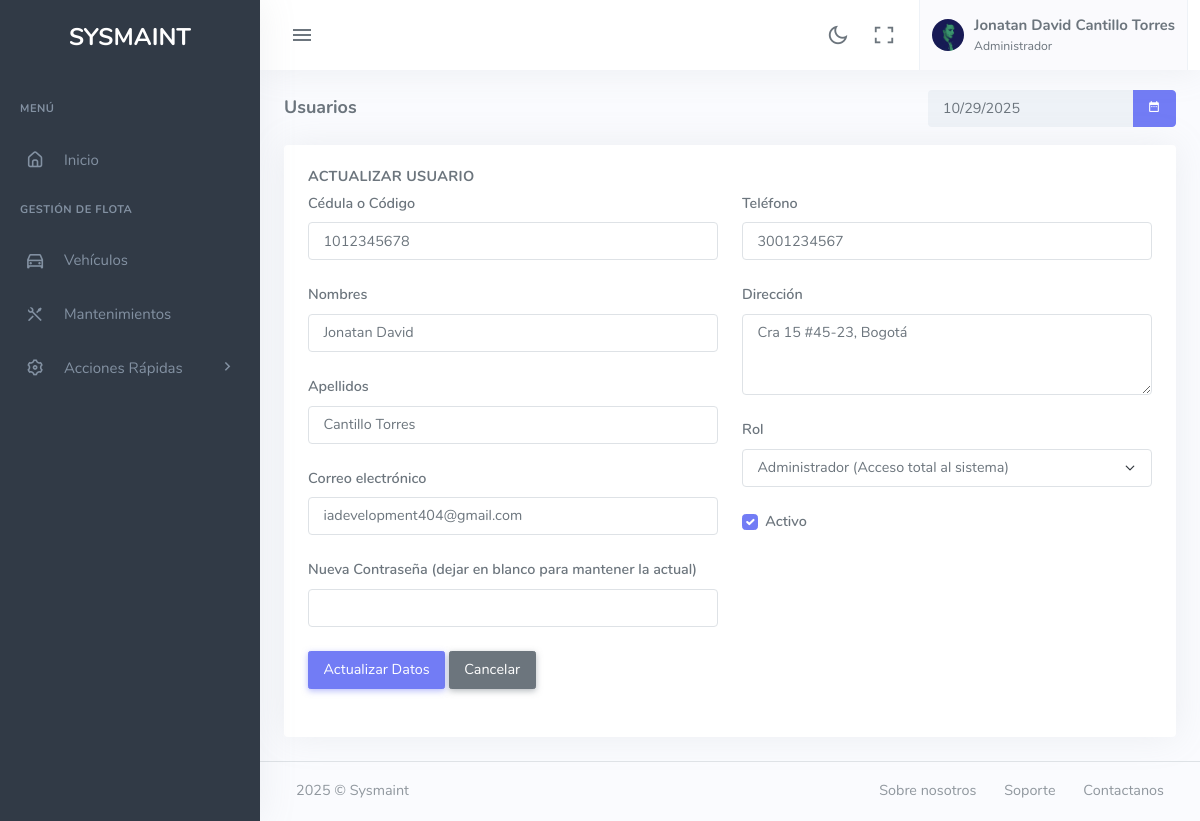
The page /update-usuarios.php?id=1 (signed in) on the database its author committed.
### tables this page shows
CREATE TABLE usuarios (
    id INT AUTO_INCREMENT PRIMARY KEY,
    id_empresa INT NOT NULL,
    code_cc VARCHAR(20) NOT NULL,  
    first_name VARCHAR(100) NOT NULL,
    last_name VARCHAR(100) NOT NULL,
    email VARCHAR(255) NOT NULL UNIQUE,
    password VARCHAR(255) NOT NULL,
    phone VARCHAR(20),
    direccion TEXT,
    rol VARCHAR(50) NOT NULL,  
    imagen_perfil VARCHAR(255),
    estado TINYINT(1) DEFAULT 1,
    created_at TIMESTAMP DEFAULT CURRENT_TIMESTAMP,
    updated_at TIMESTAMP DEFAULT CURRENT_TIMESTAMP ON UPDATE CURRENT_TIMESTAMP,
    FOREIGN KEY (id_empresa) REFERENCES empresas(id),
    FOREIGN KEY (rol) REFERENCES roles(nombre)
);

CREATE TABLE roles (
    id INT AUTO_INCREMENT PRIMARY KEY,
    nombre VARCHAR(50) NOT NULL UNIQUE,
    descripcion TEXT,
    estado TINYINT(1) DEFAULT 1,
    created_at TIMESTAMP DEFAULT CURRENT_TIMESTAMP,
    updated_at TIMESTAMP DEFAULT CURRENT_TIMESTAMP ON UPDATE CURRENT_TIMESTAMP
);

### includes/conn-db.php (called while the page is built, shortened)
<?php
if (!class_exists('Database')) {
    class Database {
        protected $conn_db;
        public function __construct() {
            try {
                $this->conn_db = new PDO(DB_DSN, DB_USER, DB_PASS, DB_OPTIONS);
                $this->conn_db->setAttribute(PDO::ATTR_STRINGIFY_FETCHES, false);
                return $this->conn_db;
            } catch(PDOException $e) {
                error_log("Error de conexión DB: " . $e->getMessage());
                if (defined('APP_ENV') && APP_ENV === 'development') {
                    die("Error al conectar a la DB: " . $e->getMessage());
                } else {
                    die("Error al conectar con la base de datos");
                }
            }
        }
        public function getConnection() {
            return $this->conn_db;
        }
    }
}

### includes/Class-usuario.php (called while the page is built, shortened)
<?php
require_once 'conn-db.php';
class Usuario {
    private $conn;
    private $table_name = "usuarios";
    public function __construct() {
        $database = new Database();
        $this->conn = $database->getConnection();
    }
    public function obtenerUsuarioPorId($id) {
        $query = "SELECT * FROM " . $this->table_name . " WHERE id = ? LIMIT 1";
        $stmt = $this->conn->prepare($query);
        $user_id = $id;
        $stmt->bindParam(1, $user_id);
        $stmt->execute();
        return $stmt->fetch(PDO::FETCH_ASSOC);
    }
    public function obtenerRoles() {
        $query = "SELECT nombre, descripcion FROM roles WHERE estado = 1 ORDER BY nombre";
        $stmt = $this->conn->prepare($query);
        $stmt->execute();
        return $stmt->fetchAll(PDO::FETCH_ASSOC);
    }
}
?>

### update-usuarios.php (the view, shortened to what this page needs)
<?php
require_once 'includes/Class-usuario.php';
$Usuario_class = new Usuario();
$id_usuario = isset($_GET['id']) ? $_GET['id'] : $_POST['id_usuario'];
$datosUser = $Usuario_class->obtenerUsuarioPorId($id_usuario);
$roles = $Usuario_class->obtenerRoles();
?>
<!DOCTYPE html>
<html lang="en">
<head>
    <link rel="stylesheet" href="assets/vendor/daterangepicker/daterangepicker.css" />
    <link rel="stylesheet" href="assets/vendor/admin-resources/jquery.vectormap/jquery-jvectormap-1.2.2.css" />
    <link href="assets/css/app-saas.min.css" rel="stylesheet" type="text/css" id="app-style" />
    <link href="assets/css/icons.min.css" rel="stylesheet" type="text/css" />
</head>
<body>
    <div class="wrapper">
        <?php
        include("includes/header.php");
        ?>
        <?php
        include("includes/sidebar.php");
        ?>
        <div class="content-page">
            <div class="content">
                <div class="container-fluid">
                    <div class="row">
                        <div class="col-12">
                            <div class="page-title-box">
                                <div class="page-title-right">
                                    <form class="d-flex">
                                        <div class="input-group">
                                            <input type="text" class="form-control form-control-light"
                                                id="dash-daterange" />
                                            <span class="input-group-text bg-primary border-primary text-white">
                                                <i class="mdi mdi-calendar-range font-13"></i>
                                            </span>
                                        </div>
                                    </form>
                                </div>
                                <h4 class="page-title">Usuarios</h4>
                            </div>
                        </div>
                    </div>
                    <div class="row">
                        <div class="col-12">
                            <div class="card">
                                <div class="card-body">
                                    <h4 class="header-title">Actualizar usuario</h4>
                                    <div class="row">
                                        <div class="col-lg-6">
                                            <form method="POST" action="action/update-usuarios.php">
                                                <div class="mb-3">
                                                    <label for="user-code-cc" class="form-label">Cédula o Código</label>
                                                    <input type="text" id="user-code-cc" class="form-control"
                                                        name="code_cc" value="<?php echo htmlspecialchars($datosUser['code_cc']); ?>" required>
                                                </div>
                                                <div class="mb-3">
                                                    <label for="user-first-name" class="form-label">Nombres</label>
                                                    <input type="text" id="user-first-name" class="form-control"
                                                        name="first_name" value="<?php echo htmlspecialchars($datosUser['first_name']); ?>" required>
                                                </div>
                                                <div class="mb-3">
                                                    <label for="user-last-name" class="form-label">Apellidos</label>
                                                    <input type="text" id="user-last-name" class="form-control"
                                                        name="last_name" value="<?php echo htmlspecialchars($datosUser['last_name']); ?>" required>
                                                </div>
                                                <div class="mb-3">
                                                    <label for="user-email" class="form-label">Correo electrónico</label>
                                                    <input type="email" id="user-email" class="form-control"
                                                        name="email" value="<?php echo htmlspecialchars($datosUser['email']); ?>" required>
                                                </div>
                                                <div class="mb-3">
                                                    <label for="user-password" class="form-label">Nueva Contraseña (dejar en blanco para mantener la actual)</label>
                                                    <input type="password" id="user-password" class="form-control"
                                                        name="password">
                                                </div>
                                        </div>
                                        <div class="col-lg-6">
                                            <div class="mb-3">
                                                <label for="user-phone" class="form-label">Teléfono</label>
                                                <input type="tel" id="user-phone" class="form-control"
                                                    name="phone" value="<?php echo htmlspecialchars($datosUser['phone']); ?>">
                                            </div>
                                            <div class="mb-3">
                                                <label for="user-address" class="form-label">Dirección</label>
                                                <textarea id="user-address" class="form-control" name="direccion" rows="3"><?php echo htmlspecialchars($datosUser['direccion']); ?></textarea>
                                            </div>
                                            <div class="mb-3">
                                                <label for="user-rol" class="form-label">Rol</label>
                                                <select class="form-select" id="user-rol" name="rol" required>
                                                    <?php foreach ($roles as $rol): ?>
                                                        <option value="<?php echo htmlspecialchars($rol['nombre']); ?>"
                                                            <?php echo ($datosUser['rol'] == $rol['nombre']) ? 'selected' : ''; ?>>
                                                            <?php echo htmlspecialchars($rol['nombre']); ?>
                                                            <?php if ($rol['descripcion']): ?>
                                                                (<?php echo htmlspecialchars($rol['descripcion']); ?>)
                                                            <?php endif; ?>
                                                        </option>
                                                    <?php endforeach; ?>
                                                </select>
                                            </div>
                                            <div class="mb-3 form-check">
                                                <input type="checkbox" class="form-check-input" id="user-estado" name="estado"
                                                    <?php echo ($datosUser['estado'] == 1) ? 'checked' : ''; ?>>
                                                <label class="form-check-label" for="user-estado">Activo</label>
                                            </div>
                                        </div>
                                        <div class="mb-3">
                                            <button type="submit" class="btn btn-primary" name="submit">Actualizar Datos</button>
                                            <a href="admin.php" class="btn btn-secondary">Cancelar</a>
                                        </div>
                                    </div>
                                </div>
                            </div>
                        </div>
                    </div>
                </div>
            </div>
            <?php
            include("includes/footer.php");
            ?>
        </div>
    </div>
</body>
</html>

### rows shown on the page
usuarios: code_cc "1012345678", first_name "Jonatan David", last_name "Cantillo Torres", email "iadevelopment404@gmail.com", phone "3001234567", direccion "Cra 15 #45-23, Bogotá", rol "Administrador (Acceso total al sistema)", estado "☑"

### other values the page prints
$_SESSION['user_first_name'] "Jonatan David"
$_SESSION['user_last_name'] "Cantillo Torres"
$_SESSION['user_rol_nombre'] "Administrador"
